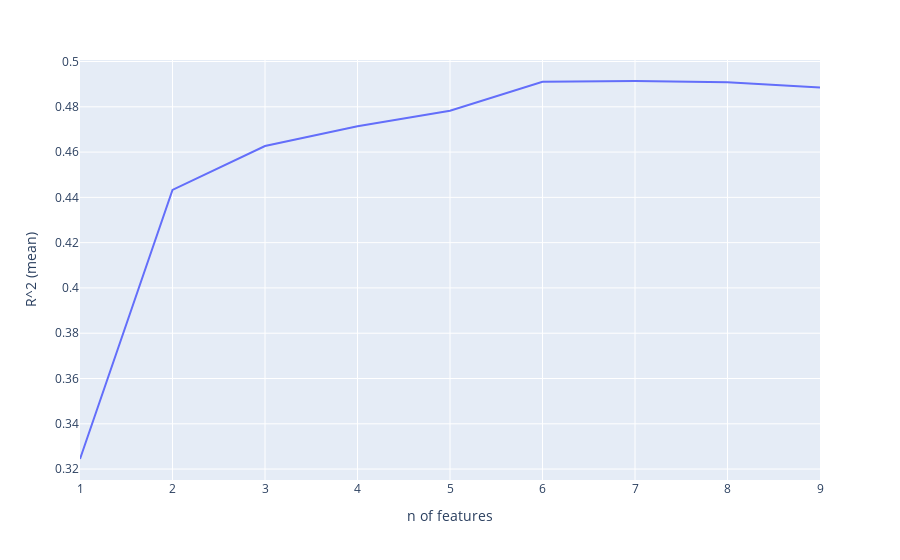

Notebook code for this chart:
### Markdown cell above
## Use 5-fold cross validation to estimate best number of features

### Code cell
r2_means = []
number_of_features = original_X.shape[1]

# try every possible number of features
for i in range(1, number_of_features):
    selection_forward = SequentialFeatureSelector(
        LinearRegression(),
        n_features_to_select=i,
        direction='backward').fit(original_X, original_y)

    selected_features = original_X.columns[selection_forward.get_support()]
    r2_means.append(cross_val_score(LinearRegression(), original_X[selected_features], original_y).mean())

result = pd.DataFrame(zip(range(1,number_of_features), r2_means), columns=['n of features', 'R^2 (mean)'])
px.line(result, x='n of features', y='R^2 (mean)')

### Figure 1 — Plotly figure (JSON) as saved in the notebook; plotly's stock layout.template omitted (floating-point values rounded to 4 significant figures)
{"data": [{"hovertemplate": "n of features=%{x}<br>R^2 (mean)=%{y}<extra></extra>", "legendgroup": "", "line": {"color": "#636efa", "dash": "solid"}, "mode": "lines", "name": "", "orientation": "v", "showlegend": false, "type": "scatter", "x": [1, 2, 3, 4, 5, 6, 7, 8, 9], "xaxis": "x", "y": [0.3244, 0.4433, 0.4627, 0.4714, 0.4783, 0.4911, 0.4914, 0.4909, 0.4885], "yaxis": "y"}], "layout": {"legend": {"tracegroupgap": 0}, "margin": {"t": 60}, "xaxis": {"anchor": "y", "domain": [0, 1], "title": {"text": "n of features"}}, "yaxis": {"anchor": "x", "domain": [0, 1], "title": {"text": "R^2 (mean)"}}}}
